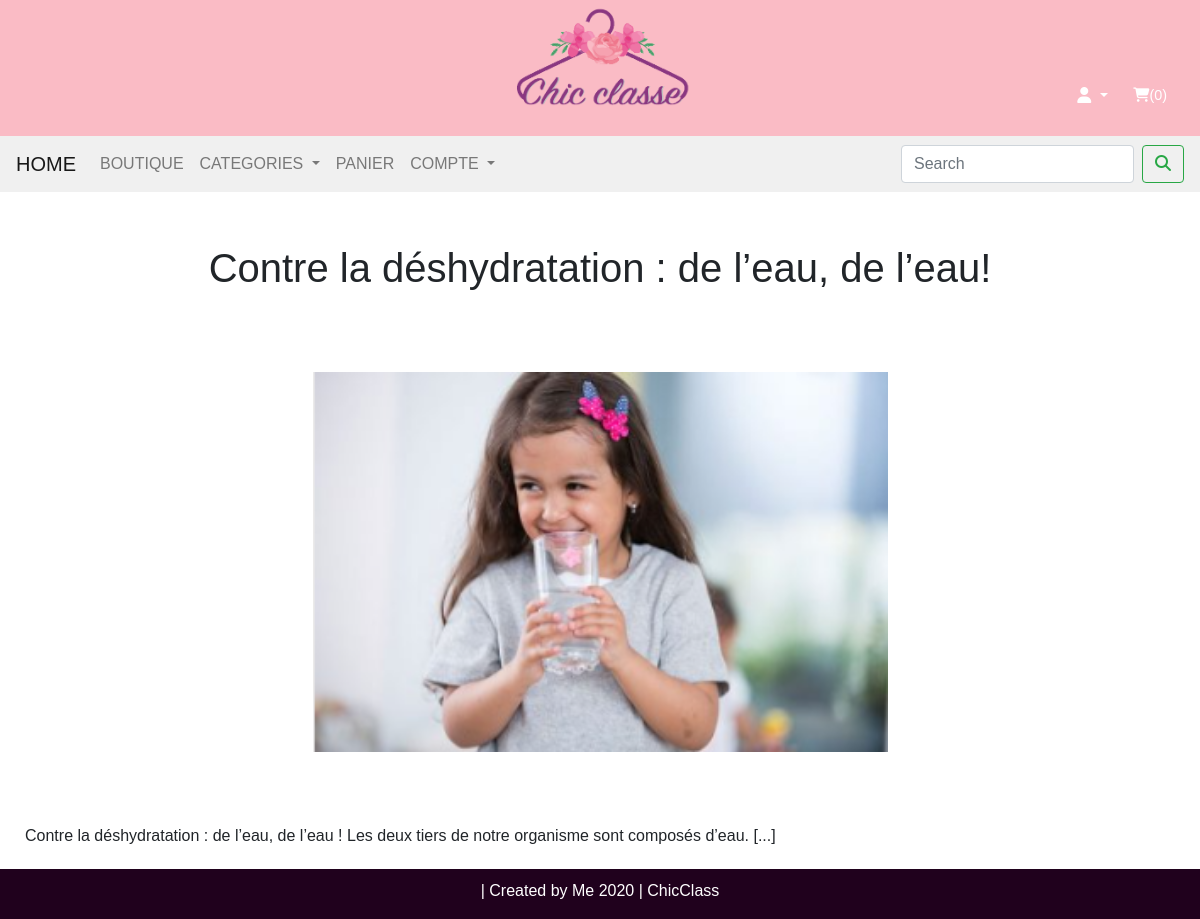
The app's page /readmoreblog/1 with its own data.
### app.py (models this page shows)
class Addblog(db.Model):
    id = db.Column(db.Integer, primary_key=True)
    title = db.Column(db.String(500), nullable=False)
    author = db.Column(db.String(80), nullable=False)
    content = db.Column(db.Text)
    text = db.Column(db.Text)
    pub_date = db.Column(db.DateTime, nullable=False, default=datetime.utcnow)
    image = db.Column(db.String(150),nullable=False, default='image.jpg')

### app.py (the view)
@app.route('/readmoreblog/<int:id>')
def readmoreblog(id):
    titre='ChicClass-Blog'
    categories = Category.query.all()
    blog = Addblog.query.get_or_404(id)
    return render_template('shop/blog.html',blog=blog,categories=categories,titre=titre)

### templates/shop/blog.html
{% extends "page.html" %}
{% block content%}
{% include 'navbar.html' %}
<link rel="stylesheet" href="/static/css/blog.css">
<div class="container">
    <div class="row-blog">
        <br><br>
        <h1 class="text-center">{{blog.title}}</h1>
        <br><br><br>
        <img src="{{url_for('static',filename='assets/'+ blog.image)}}"  alt="{{blog.image}}">
        <br><br><br>
        <p>{{blog.text}}</p>
    </div>
</div>
{% endblock content %}

### static/css/style.css (style rules this page uses)
* { font-family: 'Poppins', sans-serif; }
.container { padding: 0.3em 0em; }
.container { max-width: 1300px; margin: auto; padding-left: 25px; padding-right: 25px; }

### static/css/blog.css (style rules this page uses)
.row-blog img { width: 50%; display: block; margin: 0 auto; }

### records on screen
Addblog: title "Contre la déshydratation : de l’eau, de l’eau!", image (picture), text "Contre la déshydratation : de l’eau, de l’eau ! Les deux tiers de notre organisme sont composés d’eau. [...]"

### other values on screen
{{ session['Shoppingcart']|length }} "0"
